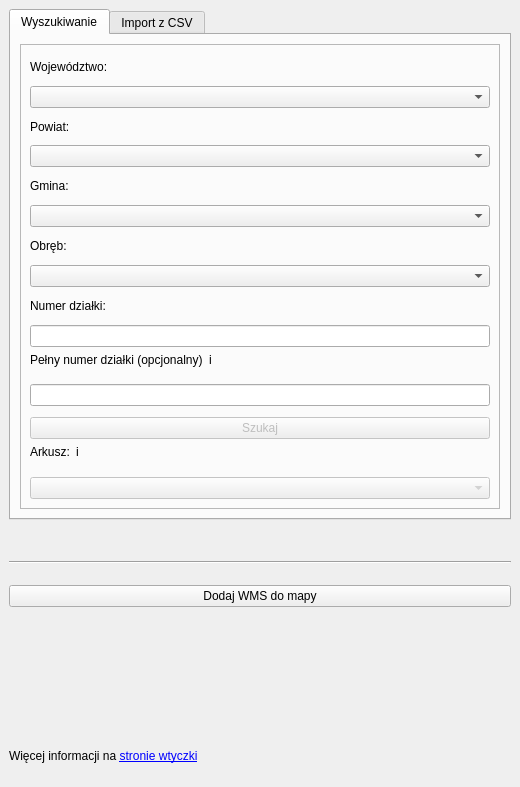
<?xml version="1.0" encoding="UTF-8"?>
<ui version="4.0">
 <class>DockWidget</class>
 <widget class="QDockWidget" name="DockWidget">
  <property name="geometry">
   <rect>
    <x>0</x>
    <y>0</y>
    <width>520</width>
    <height>787</height>
   </rect>
  </property>
  <property name="windowTitle">
   <string>Wyszukiwarka działek ewidencyjnych (GUGiK ULDK)</string>
  </property>
  <widget class="QWidget" name="dockWidgetContents">
   <layout class="QVBoxLayout" name="verticalLayout_2">
    <item>
     <widget class="QTabWidget" name="tabs">
      <property name="currentIndex">
       <number>0</number>
      </property>
      <widget class="QWidget" name="tab_search">
       <attribute name="title">
        <string>Wyszukiwanie</string>
       </attribute>
       <layout class="QVBoxLayout" name="verticalLayout_3">
        <item>
         <widget class="QFrame" name="frame">
          <property name="frameShape">
           <enum>QFrame::StyledPanel</enum>
          </property>
          <property name="frameShadow">
           <enum>QFrame::Raised</enum>
          </property>
          <layout class="QVBoxLayout" name="verticalLayout">
           <item>
            <widget class="QLabel" name="label_province">
             <property name="text">
              <string>Województwo:</string>
             </property>
            </widget>
           </item>
           <item>
            <widget class="QComboBox" name="combobox_province"/>
           </item>
           <item>
            <widget class="QLabel" name="label_county">
             <property name="text">
              <string>Powiat:</string>
             </property>
            </widget>
           </item>
           <item>
            <widget class="QComboBox" name="combobox_county"/>
           </item>
           <item>
            <widget class="QLabel" name="label_municipality">
             <property name="text">
              <string>Gmina:</string>
             </property>
            </widget>
           </item>
           <item>
            <widget class="QComboBox" name="combobox_municipality"/>
           </item>
           <item>
            <widget class="QLabel" name="label_precinct">
             <property name="text">
              <string>Obręb:</string>
             </property>
            </widget>
           </item>
           <item>
            <widget class="QComboBox" name="combobox_precinct"/>
           </item>
           <item>
            <widget class="QLabel" name="label_teryt">
             <property name="text">
              <string>Numer działki:</string>
             </property>
            </widget>
           </item>
           <item>
            <widget class="QLineEdit" name="lineedit_teryt">
             <property name="enabled">
              <bool>true</bool>
             </property>
             <property name="minimumSize">
              <size>
               <width>150</width>
               <height>0</height>
              </size>
             </property>
             <property name="readOnly">
              <bool>false</bool>
             </property>
             <property name="clearButtonEnabled">
              <bool>false</bool>
             </property>
            </widget>
           </item>
           <item>
            <layout class="QFormLayout" name="formLayout">
             <item row="0" column="0">
              <widget class="QLabel" name="label_full_id">
               <property name="text">
                <string>Pełny numer działki (opcjonalny)</string>
               </property>
              </widget>
             </item>
             <item row="0" column="1">
              <widget class="QLabel" name="label_info_full_id">
               <property name="maximumSize">
                <size>
                 <width>15</width>
                 <height>15</height>
                </size>
               </property>
               <property name="toolTip">
                <string>Możesz ręcznie wpisać kod TERYT działki</string>
               </property>
               <property name="text">
                <string>i</string>
               </property>
               <property name="scaledContents">
                <bool>true</bool>
               </property>
              </widget>
             </item>
            </layout>
           </item>
           <item>
            <widget class="QLineEdit" name="lineedit_full_id">
             <property name="enabled">
              <bool>true</bool>
             </property>
             <property name="minimumSize">
              <size>
               <width>150</width>
               <height>0</height>
              </size>
             </property>
             <property name="readOnly">
              <bool>false</bool>
             </property>
             <property name="clearButtonEnabled">
              <bool>false</bool>
             </property>
            </widget>
           </item>
           <item>
            <spacer name="verticalSpacer_7">
             <property name="orientation">
              <enum>Qt::Vertical</enum>
             </property>
             <property name="sizeType">
              <enum>QSizePolicy::Minimum</enum>
             </property>
             <property name="sizeHint" stdset="0">
              <size>
               <width>20</width>
               <height>5</height>
              </size>
             </property>
            </spacer>
           </item>
           <item>
            <widget class="QPushButton" name="button_search">
             <property name="enabled">
              <bool>false</bool>
             </property>
             <property name="text">
              <string>Szukaj</string>
             </property>
            </widget>
           </item>
           <item>
            <layout class="QFormLayout" name="formLayout_2">
             <item row="0" column="0">
              <widget class="QLabel" name="label_sheet">
               <property name="text">
                <string>Arkusz:</string>
               </property>
              </widget>
             </item>
             <item row="0" column="1">
              <widget class="QLabel" name="label_info_sheet">
               <property name="maximumSize">
                <size>
                 <width>15</width>
                 <height>15</height>
                </size>
               </property>
               <property name="toolTip">
                <string>Możesz ręcznie wpisać kod TERYT działki</string>
               </property>
               <property name="text">
                <string>i</string>
               </property>
               <property name="scaledContents">
                <bool>true</bool>
               </property>
              </widget>
             </item>
            </layout>
           </item>
           <item>
            <widget class="QComboBox" name="combobox_sheet">
             <property name="enabled">
              <bool>false</bool>
             </property>
            </widget>
           </item>
          </layout>
         </widget>
        </item>
       </layout>
      </widget>
      <widget class="QWidget" name="tab_import_csv">
       <attribute name="title">
        <string>Import z CSV</string>
       </attribute>
       <layout class="QFormLayout" name="formLayout_3">
        <item row="0" column="0" colspan="2">
         <widget class="QFrame" name="frame_2">
          <property name="frameShape">
           <enum>QFrame::StyledPanel</enum>
          </property>
          <property name="frameShadow">
           <enum>QFrame::Raised</enum>
          </property>
          <layout class="QGridLayout" name="gridLayout">
           <item row="2" column="0">
            <spacer name="verticalSpacer_9">
             <property name="orientation">
              <enum>Qt::Vertical</enum>
             </property>
             <property name="sizeHint" stdset="0">
              <size>
               <width>20</width>
               <height>15</height>
              </size>
             </property>
            </spacer>
           </item>
           <item row="0" column="0">
            <layout class="QFormLayout" name="formLayout_5">
             <item row="2" column="0">
              <widget class="QLabel" name="label">
               <property name="text">
                <string>Plik</string>
               </property>
              </widget>
             </item>
             <item row="2" column="1">
              <widget class="QgsFileWidget" name="import_csv_file_select">
               <property name="filter">
                <string>*.csv</string>
               </property>
              </widget>
             </item>
             <item row="3" column="1">
              <spacer name="verticalSpacer_8">
               <property name="orientation">
                <enum>Qt::Vertical</enum>
               </property>
               <property name="sizeHint" stdset="0">
                <size>
                 <width>20</width>
                 <height>13</height>
                </size>
               </property>
              </spacer>
             </item>
             <item row="4" column="0">
              <widget class="QLabel" name="label_2">
               <property name="text">
                <string>Kolumna TERYT</string>
               </property>
              </widget>
             </item>
             <item row="4" column="1">
              <widget class="QComboBox" name="import_csv_combobox_teryt_column">
               <property name="currentText">
                <string/>
               </property>
              </widget>
             </item>
             <item row="5" column="1">
              <spacer name="verticalSpacer_5">
               <property name="orientation">
                <enum>Qt::Vertical</enum>
               </property>
               <property name="sizeHint" stdset="0">
                <size>
                 <width>20</width>
                 <height>13</height>
                </size>
               </property>
              </spacer>
             </item>
             <item row="6" column="0">
              <widget class="QLabel" name="label_3">
               <property name="text">
                <string>Nazwa nowej
warstwy</string>
               </property>
               <property name="alignment">
                <set>Qt::AlignLeading|Qt::AlignLeft|Qt::AlignVCenter</set>
               </property>
               <property name="wordWrap">
                <bool>true</bool>
               </property>
              </widget>
             </item>
             <item row="6" column="1">
              <widget class="QLineEdit" name="import_csv_layer_name">
               <property name="placeholderText">
                <string>nowa_warstwa</string>
               </property>
              </widget>
             </item>
            </layout>
           </item>
           <item row="1" column="0">
            <layout class="QFormLayout" name="formLayout_6">
             <item row="0" column="0">
              <widget class="QPushButton" name="import_csv_start">
               <property name="enabled">
                <bool>false</bool>
               </property>
               <property name="sizePolicy">
                <sizepolicy hsizetype="Maximum" vsizetype="Fixed">
                 <horstretch>0</horstretch>
                 <verstretch>0</verstretch>
                </sizepolicy>
               </property>
               <property name="minimumSize">
                <size>
                 <width>50</width>
                 <height>0</height>
                </size>
               </property>
               <property name="text">
                <string>Start</string>
               </property>
              </widget>
             </item>
             <item row="0" column="1">
              <widget class="QLabel" name="label_info_import_csv">
               <property name="maximumSize">
                <size>
                 <width>15</width>
                 <height>15</height>
                </size>
               </property>
               <property name="toolTip">
                <string>Możesz ręcznie wpisać kod TERYT działki</string>
               </property>
               <property name="text">
                <string>i</string>
               </property>
               <property name="scaledContents">
                <bool>true</bool>
               </property>
              </widget>
             </item>
            </layout>
           </item>
          </layout>
         </widget>
        </item>
        <item row="5" column="0">
         <widget class="QProgressBar" name="import_csv_progress">
          <property name="sizePolicy">
           <sizepolicy hsizetype="Minimum" vsizetype="Fixed">
            <horstretch>0</horstretch>
            <verstretch>0</verstretch>
           </sizepolicy>
          </property>
          <property name="minimumSize">
           <size>
            <width>350</width>
            <height>0</height>
           </size>
          </property>
          <property name="value">
           <number>0</number>
          </property>
         </widget>
        </item>
        <item row="5" column="1">
         <widget class="QPushButton" name="import_csv_cancel">
          <property name="enabled">
           <bool>false</bool>
          </property>
          <property name="sizePolicy">
           <sizepolicy hsizetype="Minimum" vsizetype="Fixed">
            <horstretch>0</horstretch>
            <verstretch>0</verstretch>
           </sizepolicy>
          </property>
          <property name="text">
           <string>Anuluj</string>
          </property>
         </widget>
        </item>
        <item row="6" column="0">
         <widget class="QLabel" name="import_csv_label_status">
          <property name="text">
           <string>TextLabel</string>
          </property>
         </widget>
        </item>
        <item row="7" column="0">
         <widget class="QLabel" name="import_csv_label_found_count">
          <property name="text">
           <string>TextLabel</string>
          </property>
          <property name="indent">
           <number>6</number>
          </property>
         </widget>
        </item>
        <item row="8" column="0">
         <widget class="QLabel" name="import_csv_label_not_found_count">
          <property name="text">
           <string>TextLabel</string>
          </property>
          <property name="indent">
           <number>6</number>
          </property>
         </widget>
        </item>
        <item row="11" column="0" colspan="2">
         <widget class="QTableWidget" name="import_csv_table_errors"/>
        </item>
       </layout>
      </widget>
     </widget>
    </item>
    <item>
     <spacer name="verticalSpacer_2">
      <property name="orientation">
       <enum>Qt::Vertical</enum>
      </property>
      <property name="sizeType">
       <enum>QSizePolicy::Maximum</enum>
      </property>
      <property name="sizeHint" stdset="0">
       <size>
        <width>20</width>
        <height>15</height>
       </size>
      </property>
     </spacer>
    </item>
    <item>
     <spacer name="verticalSpacer_6">
      <property name="orientation">
       <enum>Qt::Vertical</enum>
      </property>
      <property name="sizeType">
       <enum>QSizePolicy::Minimum</enum>
      </property>
      <property name="sizeHint" stdset="0">
       <size>
        <width>20</width>
        <height>5</height>
       </size>
      </property>
     </spacer>
    </item>
    <item>
     <spacer name="verticalSpacer_3">
      <property name="orientation">
       <enum>Qt::Vertical</enum>
      </property>
      <property name="sizeType">
       <enum>QSizePolicy::Minimum</enum>
      </property>
      <property name="sizeHint" stdset="0">
       <size>
        <width>20</width>
        <height>15</height>
       </size>
      </property>
     </spacer>
    </item>
    <item>
     <widget class="Line" name="line">
      <property name="orientation">
       <enum>Qt::Horizontal</enum>
      </property>
     </widget>
    </item>
    <item>
     <spacer name="verticalSpacer_4">
      <property name="orientation">
       <enum>Qt::Vertical</enum>
      </property>
      <property name="sizeType">
       <enum>QSizePolicy::Minimum</enum>
      </property>
      <property name="sizeHint" stdset="0">
       <size>
        <width>20</width>
        <height>15</height>
       </size>
      </property>
     </spacer>
    </item>
    <item>
     <widget class="QPushButton" name="button_wms">
      <property name="text">
       <string>Dodaj WMS do mapy</string>
      </property>
     </widget>
    </item>
    <item>
     <spacer name="verticalSpacer">
      <property name="orientation">
       <enum>Qt::Vertical</enum>
      </property>
      <property name="sizeHint" stdset="0">
       <size>
        <width>17</width>
        <height>79</height>
       </size>
      </property>
     </spacer>
    </item>
    <item>
     <widget class="QLabel" name="label_uldk_info">
      <property name="text">
       <string>&lt;html&gt;&lt;head/&gt;&lt;body&gt;&lt;p&gt;Więcej informacji na  &lt;a href=&quot;https://gis-support.pl/wyszukiwarka-dzialek-ewidencyjnych-uldk-gugik/&quot;&gt;&lt;span style=&quot; text-decoration: underline; color:#0000ff;&quot;&gt;stronie wtyczki&lt;/span&gt;&lt;/a&gt;&lt;/p&gt;&lt;/body&gt;&lt;/html&gt;</string>
      </property>
      <property name="textFormat">
       <enum>Qt::RichText</enum>
      </property>
      <property name="openExternalLinks">
       <bool>true</bool>
      </property>
     </widget>
    </item>
    <item>
     <spacer name="verticalSpacer_10">
      <property name="orientation">
       <enum>Qt::Vertical</enum>
      </property>
      <property name="sizeType">
       <enum>QSizePolicy::Maximum</enum>
      </property>
      <property name="sizeHint" stdset="0">
       <size>
        <width>20</width>
        <height>15</height>
       </size>
      </property>
     </spacer>
    </item>
   </layout>
  </widget>
 </widget>
 <customwidgets>
  <customwidget>
   <class>QgsFileWidget</class>
   <extends>QWidget</extends>
   <header>qgsfilewidget.h</header>
  </customwidget>
 </customwidgets>
 <resources/>
 <connections/>
</ui>
